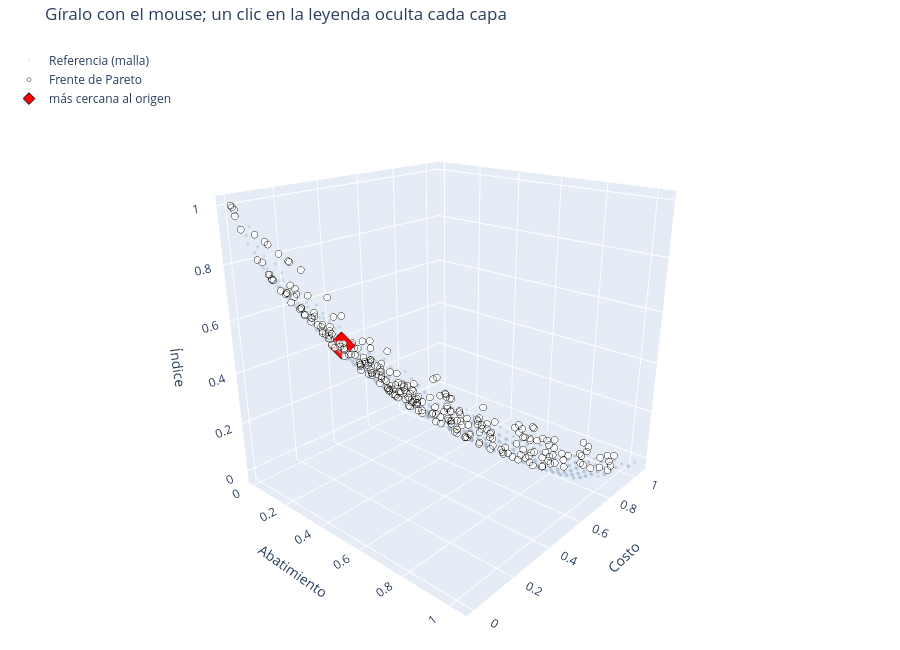

The cell this chart's notebook holds for it:
### Markdown cell above
#### 3.4.2 Visualización

### Code cell
Fr = (F_ref3 - F3.min(0)) / (F3.max(0) - F3.min(0))         # la superficie de referencia, normalizada con la misma escala que el frente de OMOPSO
hidra.frente_angulos(F3n, ejes=('Abatimiento', 'Costo', 'Índice'), azimuts=(0, 45, 90, 135), referencia=Fr, punto=fila_mas_cercana, color='white',
                     titulo='OMOPSO (blanco) sobre la referencia (gris); en rojo, la más cercana al origen')
hidra.frente_3d((Fr, 'Referencia (malla)', '#9fb3c8', 2), (F3n, 'Frente de Pareto', 'white'), ejes=('Abatimiento', 'Costo', 'Índice'),
                punto=(fila_mas_cercana, 'más cercana al origen'), titulo='Gíralo con el mouse; un clic en la leyenda oculta cada capa', alto=650).show()

### Figure 1 — Plotly figure (JSON) as saved in the notebook; plotly's stock layout.template omitted (floating-point values rounded to 4 significant figures; data arrays with more than 128 entries replaced by an {"elided": "..."} marker saying what was removed)
{"data": [{"hovertemplate": "Abatimiento %{x:.3g}<br>Costo %{y:.3g}<br>Índice %{z:.3g}<extra>Referencia (malla)</extra>", "marker": {"color": "#9fb3c8", "opacity": 0.35, "size": 2}, "mode": "markers", "name": "Referencia (malla)", "type": "scatter3d", "x": {"elided": "801 float values"}, "y": {"elided": "801 float values"}, "z": {"elided": "801 float values"}}, {"hovertemplate": "Abatimiento %{x:.3g}<br>Costo %{y:.3g}<br>Índice %{z:.3g}<extra>Frente de Pareto</extra>", "marker": {"color": "white", "line": {"color": "black", "width": 0.5}, "opacity": 0.85, "size": 4}, "mode": "markers", "name": "Frente de Pareto", "type": "scatter3d", "x": {"elided": "272 float values"}, "y": {"elided": "272 float values"}, "z": {"elided": "272 float values"}}, {"marker": {"color": "red", "line": {"color": "black", "width": 1}, "size": 9, "symbol": "diamond"}, "mode": "markers", "name": "más cercana al origen", "type": "scatter3d", "x": [0.2587], "y": [0.2261], "z": [0.5102]}], "layout": {"height": 650, "legend": {"bgcolor": "rgba(255,255,255,0.7)", "x": 0.01, "y": 0.99}, "margin": {"b": 0, "l": 0, "r": 0, "t": 40}, "scene": {"aspectmode": "cube", "camera": {"eye": {"x": 1.5, "y": -1.7, "z": 0.9}}, "xaxis": {"title": {"text": "Abatimiento"}}, "yaxis": {"title": {"text": "Costo"}}, "zaxis": {"title": {"text": "Índice"}}}, "title": {"text": "Gíralo con el mouse; un clic en la leyenda oculta cada capa"}}}
